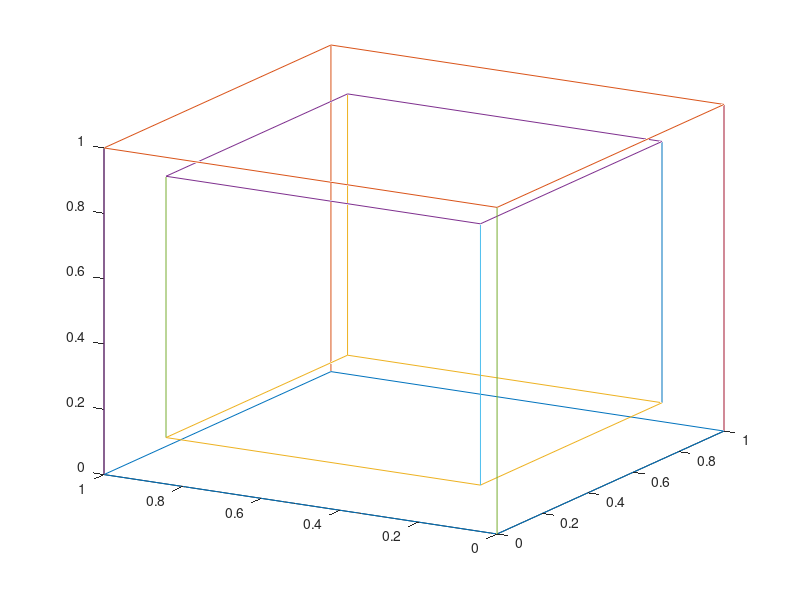

Write MATLAB code to recreate this figure. (Note: this script raises an error after producing the figure.)
clear all
contadorLoop=-1;
warning('off')
X1 = [0.1;0.9;0.9;0.1;0.1];
Y1 = [0.1;0.1;0.9;0.9;0.1];
Z1 = [0;0;0;0;0];

X = [0;1;1;0;0];
Y = [0;0;1;1;0];
Z = [0;0;0;0;0];

figure;
hold on;
plot3(X,Y,Z);   % draw a square in the xy plane with z = 0
plot3(X,Y,Z+1); % draw a square in the xy plane with z = 1
plot3(X1,Y1,Z1+0.1);   % draw a square in the xy plane with z = 0
plot3(X1,Y1,Z1+0.9); % draw a square in the xy plane with z = 1
set(gca,'View',[-60,20]); % set the azimuth and elevation of the plot
for k=1:length(X)-1
    plot3([X(k);X(k)],[Y(k);Y(k)],[0;1]);
    plot3([X1(k);X1(k)],[Y1(k);Y1(k)],[0.1;0.9]);
end
fileIDD = fopen('sensores.txt','w');
fclose(fileIDD);
tic;
checkState=toc;
while 1
    fileID = fopen('sensores.txt','a');
    while 1 
        a=arduino('COM8', 'Uno', 'Libraries', 'PaulStoffregen/OneWire');
        sensorCh = addon(a, 'PaulStoffregen/OneWire', 'D4');
        contadorLoop=contadorLoop+1;
        
        addr1 = sensorCh.AvailableAddresses{1};
        reset(sensorCh);
        write(sensorCh, addr1, hex2dec('44'), true);
        reset(sensorCh);
        write(sensorCh, addr1, hex2dec('BE'));
        data1=read(sensorCh, addr1,9);
        tim=toc;

        addr2 = sensorCh.AvailableAddresses{2};
        reset(sensorCh);
        write(sensorCh, addr2, hex2dec('44'), true);
        reset(sensorCh);
        write(sensorCh, addr2, hex2dec('BE'));
        data2=read(sensorCh, addr2,9);
        b=toc;

        addr3 = sensorCh.AvailableAddresses{3};
        reset(sensorCh);
        write(sensorCh, addr3, hex2dec('44'), true);
        reset(sensorCh);
        write(sensorCh, addr3, hex2dec('BE'));
        data3=read(sensorCh, addr3,9);
        v=toc;

        addr4 = sensorCh.AvailableAddresses{4};
        reset(sensorCh);
        write(sensorCh, addr4, hex2dec('44'), true);
        reset(sensorCh);
        write(sensorCh, addr4, hex2dec('BE'));
        data4=read(sensorCh, addr4,9);
        d=toc;

        addr5 = sensorCh.AvailableAddresses{5};
        reset(sensorCh);
        write(sensorCh, addr5, hex2dec('44'), true);
        reset(sensorCh);
        write(sensorCh, addr5, hex2dec('BE'));
        data5=read(sensorCh, addr5,9);
        e=toc;

        sensorPCM = addon(a, 'PaulStoffregen/OneWire', 'D7');

        addr6 = sensorPCM.AvailableAddresses{1};
        reset(sensorPCM);
        write(sensorPCM, addr6, hex2dec('44'), true);
        reset(sensorPCM);
        write(sensorPCM, addr6, hex2dec('BE'));
        data6=read(sensorPCM, addr6,9);
        f=toc;

        addr7 = sensorPCM.AvailableAddresses{2};
        reset(sensorPCM);
        write(sensorPCM, addr7, hex2dec('44'), true);
        reset(sensorPCM);
        write(sensorPCM, addr7, hex2dec('BE'));
        data7=read(sensorPCM, addr7,9);
        g=toc;

        addr8 = sensorPCM.AvailableAddresses{3};
        reset(sensorPCM);
        write(sensorPCM, addr8, hex2dec('44'), true);
        reset(sensorPCM);
        write(sensorPCM, addr8, hex2dec('BE'));
        data8=read(sensorPCM, addr8,9);
        h=toc;

        addr9 = sensorPCM.AvailableAddresses{4};
        reset(sensorPCM);
        write(sensorPCM, addr9, hex2dec('44'), true);
        reset(sensorPCM);
        write(sensorPCM, addr9, hex2dec('BE'));
        data9=read(sensorPCM, addr9,9);
        i=toc;

        addr10 = sensorPCM.AvailableAddresses{5};
        reset(sensorPCM);
        write(sensorPCM, addr10, hex2dec('44'), true);
        reset(sensorPCM);
        write(sensorPCM, addr10, hex2dec('BE'));
        data10=read(sensorPCM, addr10,9);
        j=toc;

        addr11 = sensorPCM.AvailableAddresses{6};
        reset(sensorPCM);
        write(sensorPCM, addr11, hex2dec('44'), true);
        reset(sensorPCM);
        write(sensorPCM, addr11, hex2dec('BE'));
        data11=read(sensorPCM, addr11,9);
        k=toc;

        addr12 = sensorPCM.AvailableAddresses{7};
        reset(sensorPCM);
        write(sensorPCM, addr12, hex2dec('44'), true);
        reset(sensorPCM);
        write(sensorPCM, addr12, hex2dec('BE'));
        data12=read(sensorPCM, addr12,9);
        l=toc;

        addr13 = sensorPCM.AvailableAddresses{8};
        reset(sensorPCM);
        write(sensorPCM, addr13, hex2dec('44'), true);
        reset(sensorPCM);
        write(sensorPCM, addr13, hex2dec('BE'));
        data13=read(sensorPCM, addr13,9);
        m=toc;

        addr14 = sensorPCM.AvailableAddresses{9};
        reset(sensorPCM);
        write(sensorPCM, addr14, hex2dec('44'), true);
        reset(sensorPCM);
        write(sensorPCM, addr14, hex2dec('BE'));
        data14=read(sensorPCM, addr14,9);
        n=toc;

        addr15 = sensorPCM.AvailableAddresses{10};
        reset(sensorPCM);
        write(sensorPCM, addr15, hex2dec('44'), true);
        reset(sensorPCM);
        write(sensorPCM, addr15, hex2dec('BE'));
        data15=read(sensorPCM, addr15,9);
        o=toc;

        sensorHor = addon(a, 'PaulStoffregen/OneWire', 'D8');


        addr16 = sensorHor.AvailableAddresses{1};
        reset(sensorHor);
        write(sensorHor, addr16, hex2dec('44'), true);
        reset(sensorHor);
        write(sensorHor, addr16, hex2dec('BE'));
        data16=read(sensorHor,addr16,9);
        p=toc;

        addr17 = sensorHor.AvailableAddresses{2};
        reset(sensorHor);
        write(sensorHor, addr17, hex2dec('44'), true);
        reset(sensorHor);
        write(sensorHor, addr17, hex2dec('BE'));
        data17=read(sensorHor,addr17,9);
        q=toc;

        addr18 = sensorHor.AvailableAddresses{3};
        reset(sensorHor);
        write(sensorHor, addr18, hex2dec('44'), true);
        reset(sensorHor);
        write(sensorHor, addr18, hex2dec('BE'));
        data18=read(sensorHor,addr18,9);
        r=toc;

        crc1 = data1(9);
        crc2 = data2(9);
        crc3 = data3(9);
        crc4 = data4(9);
        crc5 = data5(9);
        crc6 = data6(9);
        crc7 = data7(9);
        crc8 = data8(9);
        crc9 = data9(9);
        crc10 = data10(9);
        crc11 = data11(9);
        crc12 = data12(9);
        crc13 = data13(9);
        crc14 = data14(9);
        crc15 = data15(9);
        crc16 = data16(9);
        crc17 = data17(9);
        crc18 = data18(9);


        raw1 = bitshift(data1(2),8)+data1(1);
        raw2 = bitshift(data2(2),8)+data2(1);
        raw3 = bitshift(data3(2),8)+data3(1);
        raw4 = bitshift(data5(2),8)+data4(1);
        raw5 = bitshift(data5(2),8)+data5(1);
        raw6 = bitshift(data6(2),8)+data6(1);
        raw7 = bitshift(data7(2),8)+data7(1);
        raw8 = bitshift(data8(2),8)+data8(1);
        raw9 = bitshift(data9(2),8)+data9(1);
        raw10 = bitshift(data10(2),8)+data10(1);
        raw11 = bitshift(data11(2),8)+data11(1);
        raw12 = bitshift(data12(2),8)+data12(1);
        raw13 = bitshift(data13(2),8)+data13(1);
        raw14 = bitshift(data14(2),8)+data14(1);
        raw15 = bitshift(data15(2),8)+data15(1);
        raw16 = bitshift(data16(2),8)+data16(1);
        raw17 = bitshift(data17(2),8)+data17(1);
        raw18 = bitshift(data18(2),8)+data18(1);

        raw1 = bitand(raw1, hex2dec('fffC'));
        raw2 = bitand(raw2, hex2dec('fffC'));
        raw3 = bitand(raw3, hex2dec('fffC'));
        raw4 = bitand(raw4, hex2dec('fffC'));
        raw5 = bitand(raw5, hex2dec('fffC'));
        raw6 = bitand(raw6, hex2dec('fffC'));
        raw7 = bitand(raw7, hex2dec('fffC'));
        raw8 = bitand(raw8, hex2dec('fffC'));
        raw9 = bitand(raw9, hex2dec('fffC'));
        raw10 = bitand(raw10, hex2dec('fffC'));
        raw11 = bitand(raw11, hex2dec('fffC'));
        raw12 = bitand(raw12, hex2dec('fffC'));
        raw13 = bitand(raw13, hex2dec('fffC'));
        raw14 = bitand(raw14, hex2dec('fffC'));
        raw15 = bitand(raw15, hex2dec('fffC'));
        raw16 = bitand(raw16, hex2dec('fffC'));
        raw17 = bitand(raw17, hex2dec('fffC'));
        raw18 = bitand(raw18, hex2dec('fffC'));

        raw1 = typecast(uint16(raw1), 'int16');
        raw2 = typecast(uint16(raw2), 'int16');
        raw3 = typecast(uint16(raw3), 'int16');
        raw4 = typecast(uint16(raw4), 'int16');
        raw5 = typecast(uint16(raw5), 'int16');
        raw6 = typecast(uint16(raw6), 'int16');
        raw7 = typecast(uint16(raw7), 'int16');
        raw8 = typecast(uint16(raw8), 'int16');
        raw9 = typecast(uint16(raw9), 'int16');
        raw10 = typecast(uint16(raw10), 'int16');
        raw11 = typecast(uint16(raw11), 'int16');
        raw12 = typecast(uint16(raw12), 'int16');
        raw13 = typecast(uint16(raw13), 'int16');
        raw14 = typecast(uint16(raw14), 'int16');
        raw15 = typecast(uint16(raw15), 'int16');
        raw16 = typecast(uint16(raw16), 'int16');
        raw17 = typecast(uint16(raw17), 'int16');
        raw18 = typecast(uint16(raw18), 'int16');




        celsius1 = double(raw1) / 16.0;
            if str2double(celsius1)<20
                c='bo';
            elseif ((20<celsius1)&&(celsius1<30))
                c='go';
            elseif ((30<celsius1)&&(celsius1<40))
                c='mo';
            else
                c='ro';
            end
            plot3(0.5,0.5,0.5,c)
            fprintf('Sensor %s is at %s at clesius %d seconds.\n','A',num2str(celsius1),tim)
            fprintf(fileID,'%s\n %s\n %s\n %s\n %s\n',[' ',num2str(tim),' ',num2str(celsius1),' A']);
        celsius2 = double(raw2) / 16.0;
            if (celsius2<20)
                c='bo';
            elseif ((20<celsius2)&&(celsius2<30))
                c='go';
            elseif ((30<celsius2)&&(celsius2<40))
                c='mo';
            else
                c='ro';
            end
        plot3(0.6,0.2,0.5,c)
        fprintf('Sensor %s is at %s at clesius %d seconds.\n','B',num2str(celsius2),b)
        fprintf(fileID,'%s\n %s\n %s\n %s\n',[num2str(b),' ',num2str(celsius2),' B']);

        celsius3 = double(raw3) / 16.0;
            if (celsius3<20)
                c='bo';
            elseif ((20<celsius3)&&(celsius3<30))
                c='go';
            elseif ((30<celsius3)&&(celsius3<40))
                c='mo';
            else
                c='ro';
            end
        plot3(0.4,0.2,0.5,c)
        fprintf('Sensor %s is at %s at clesius %d seconds.\n','C',num2str(celsius3),v)
        fprintf(fileID,'%s\n %s\n %s\n %s\n',[num2str(v),' ',num2str(celsius3),' C']);

        celsius4 = double(raw4) / 16.0;
            if (celsius4<20)
                c='bo';
            elseif ((20<celsius4)&&(celsius4<30))
                c='go';
            elseif ((30<celsius4)&&(celsius4<40))
                c='mo';
            else
                c='ro';
            end
        plot3(0.6,0.8,0.5,c)
        fprintf('Sensor %s is at %s at clesius %d seconds.\n','D',num2str(celsius4),d)
        fprintf(fileID,'%s\n %s\n %s\n %s\n',[num2str(d),' ',num2str(celsius4),' D']);

        celsius5 = double(raw5) / 16.0;
            if (celsius5<20)
                c='bo';
            elseif ((20<celsius5)&&(celsius5<30))
                c='go';
            elseif ((30<celsius5)&&(celsius5<40))
                c='mo';
            else
                c='ro';
            end
        plot3(0.4,0.8,0.5,c)
        fprintf('Sensor %s is at %s at celsius %d seconds.\n','E',num2str(celsius5),e)
        fprintf(fileID,'%s\n %s\n %s\n %s\n',[num2str(e),num2str(celsius5),' E']);

        celsius6 = double(raw6) / 16.0;
            if (celsius6<20)
                c='bo';
            elseif ((20<celsius6)&&(celsius6<30))
                c='go';
            elseif ((30<celsius6)&&(celsius6<40))
                c='mo';
            else
                c='ro';
            end
        plot3(0.95,0.1,0.1,c)
        fprintf('Sensor %s is at %s at celsius %d seconds.\n','F',num2str(celsius6),f)
        fprintf(fileID,'%s\n %s\n %s\n %s\n',[num2str(f),' ',num2str(celsius6),' F']);


        celsius7 = double(raw7) / 16.0;
            if (celsius7<20)
                c='bo';
            elseif ((20<celsius7)&&(celsius7<30))
                c='go';
            elseif ((30<celsius7)&&(celsius7<40))
                c='mo';
            else
                c='ro';
            end
        plot3(0.05,0.1,0.1,c)
        fprintf('Sensor %s is at %s at celsius %d seconds.\n','G',num2str(celsius7),g)
        fprintf(fileID,'%s\n %s\n %s\n %s\n',[num2str(g),' ',num2str(celsius7),' G']);

        celsius8 = double(raw8) / 16.0;
            if (celsius8<20)
                c='bo';
            elseif ((20<celsius8)&&(celsius8<30))
                c='go';
            elseif ((30<celsius8)&&(celsius8<40))
                c='mo';
            else
                c='ro';
            end
        plot3(0.95,0.8,0.1,c)
        fprintf('Sensor %s is at %s at celsius %d seconds.\n','H',num2str(celsius8),h)
        fprintf(fileID,'%s\n %s\n %s\n %s\n',[num2str(h),' ',num2str(celsius8),' H']);

        celsius9 = double(raw9) / 16.0;
            if (celsius9<20)
                c='bo';
            elseif ((20<celsius9)&&(celsius9<30))
                c='go';
            elseif ((30<celsius9)&&(celsius9<40))
                c='mo';
            else
                c='ro';
            end
        plot3(0.05,0.8,0.1,c)
        fprintf('Sensor %s is at %s at %d seconds.\n','I',num2str(celsius9),i)
        fprintf(fileID,'%s\n %s\n %s\n %s\n',[num2str(i),' ',num2str(celsius9),' I']);

        celsius10 = double(raw10) / 16.0;
            if (celsius10<20)
                c='bo';
            elseif ((20<celsius10)&&(celsius10<30))
                c='go';
            elseif ((30<celsius10)&&(celsius10<40))
                c='mo';
            else
                c='ro';
            end
        plot3(0.5,0.5,0.1,c)
        fprintf('Sensor %s is at %s at celsius %d seconds.\n','J',num2str(celsius10),j)
        fprintf(fileID,'%s\n %s\n %s\n %s\n',[num2str(j),' ',num2str(celsius10),' J']);

        celsius11 = double(raw11) / 16.0;
            if (celsius11<20)
                c='bo';
            elseif ((20<celsius11)&&(celsius11<30))
                c='go';
            elseif ((30<celsius11)&&(celsius11<40))
                c='mo';
            else
                c='ro';
            end
        plot3(0.95,0.1,0.9,c)
        fprintf('Sensor %s is at %s at celsius %d seconds.\n','K',num2str(celsius11),k)
        fprintf(fileID,'%s\n %s\n %s\n %s\n',[num2str(k),' ',num2str(celsius11),' K']);

        celsius12= double(raw12) / 16.0;
            if (celsius12<20)
                c='bo';
            elseif ((20<celsius12)&&(celsius12<30))
                c='go';
            elseif ((30<celsius12)&&(celsius12<40))
                c='mo';
            else
                c='ro';
            end
        plot3(0.05,0.1,0.9,c)
        fprintf('Sensor %s is at %s at celsius %d seconds.\n','L',num2str(celsius12),l)
        fprintf(fileID,'%s\n %s\n %s\n %s\n',[num2str(l),' ',num2str(celsius12),' L']);

        celsius13 = double(raw13) / 16.0;
            if (celsius13<20)
                c='bo';
            elseif ((20<celsius13)&&(celsius13<30))
                c='go';
            elseif ((30<celsius13)&&(celsius13<40))
                c='mo';
            else
                c='ro';
            end
        plot3(0.95,0.8,0.9,c)
        fprintf('Sensor %s is at %s at celsius %d seconds.\n','M',num2str(celsius13),m)
        fprintf(fileID,'%s\n %s\n %s\n %s\n',[num2str(m),' ',num2str(celsius13),' M']);

        celsius14 = double(raw14) / 16.0;
            if (celsius14<20)
                c='bo';
            elseif ((20<celsius14)&&(celsius14<30))
                c='go';
            elseif ((30<celsius14)&&(celsius14<40))
                c='mo';
            else
                c='ro';
            end
        plot3(0.05,0.8,0.9,c)
        fprintf('Sensor %s is at %s at celsius %d seconds.\n','N',num2str(celsius14),n)
        fprintf(fileID,'%s\n %s\n %s\n %s\n',[num2str(n),' ',num2str(celsius14),' N']);


        celsius15 = double(raw15) / 16.0;
            if (celsius15<20)
                c='bo';
            elseif ((20<celsius15)&&(celsius15<30))
                c='go';
            elseif ((30<celsius15)&&(celsius15<40))
                c='mo';
            else
                c='ro';
            end
        plot3(0.5,0.5,0.9,c)
        fprintf('Sensor %s is at %s at celsius %d seconds.\n','O',num2str(celsius15),o)
        fprintf(fileID,'%s\n %s\n %s\n %s\n',[num2str(o),' ',num2str(celsius15),' O']);

        celsius16 = double(raw16) / 16.0;
            if (celsius16<20)
                c='bo';
            elseif ((20<celsius16)&&(celsius16<30))
                c='go';
            elseif ((30<celsius16)&&(celsius16<40))
                c='mo';
            else
                c='ro';
            end
        plot3(0.5,-0.1,0.9,c)
        fprintf('Sensor %s is at %s celsius %d seconds.\n','P',num2str(celsius16),p)
        fprintf(fileID,'%s\n %s\n %s\n %s\n',[num2str(p),' ',num2str(celsius16),' P']);

        celsius17 = double(raw17) / 16.0;
            if (celsius17<20)
                c='bo';
            elseif ((20<celsius17)&&(celsius17<30))
                c='go';
            elseif ((30<celsius17)&&(celsius17<40))
                c='mo';
            else
                c='ro';
            end
        plot3(1.1,0.5,0.9,c)
        fprintf('Sensor %s is at %s celsius %d seconds.\n','Q',num2str(celsius17),q)
        fprintf(fileID,'%s\n %s\n %s\n %s\n',[num2str(q),' ',num2str(celsius17),' Q']);

        celsius18 = double(raw17) / 16.0;
            if (celsius18<20)
                c='bo';
            elseif ((20<celsius18)&&(celsius18<30))
                c='go';
            elseif ((30<celsius18)&&(celsius18<40))
                c='mo';
            else
                c='ro';
            end
        plot3(0.5,1.1,0.9,c)
        fprintf('Sensor %s is at %s celsius at %d seconds.\n','R',num2str(celsius18),r)
        fprintf(fileID,'%s\n %s\n %s\n %s\n',[num2str(r),' ',num2str(celsius18),' R']);
        title(['Time at: ',num2str(r),' seconds'])
        pause(5) %ajuste de delay 
        clear sensorCh
        clear sensorPCM
        clear sensorHor
        clear a
        checkState=toc;
        %if checkState>60*contLoop
            %break
        if checkState>50 %variable
            break
        end   
    end
fclose(fileID);
break %puede comentarse
end
